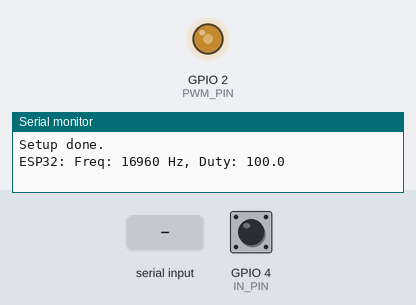
This program was run on a simulated ESP32. On the bench: output pins drawn as LEDs (lit = HIGH), the last lines printed to the serial monitor. Inputs (shaded band) come from the test bench; at power-on: GPIO 4 (IN_PIN) HIGH.

Above: at 1.2 s.
1.3 s: "d\n" received over Serial
At 1.7 s:
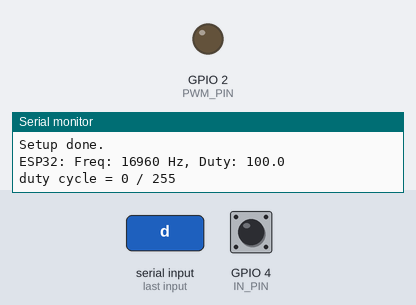
Timing chart, 0 to 4.3 s (numbered marks = the images above; inputs shaded):
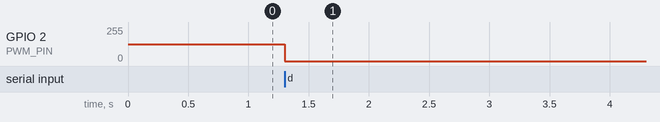

Measured:
- after the input at 1.3 s, GPIO 2 (PWM_PIN): 127/255 → 0/255 at once

The program:

main.cpp
```cpp
#include <Arduino.h>

const int PWM_BITS = 8;     // duty range 0-255
const int PWM_PIN = 2;      // onboard LED
const int IN_PIN = 4;       // connect to PWM_PIN with a jumper wire

const float REPORT_PER = 1.0f;

uint8_t duty = 127;
uint16_t freq = 5000;

uint8_t input_duty = 0;
uint16_t input_freq = 0;

volatile uint32_t input_rise = 0;
volatile uint32_t input_fall = 0;
volatile uint32_t input_period = 1;
volatile uint32_t input_lo = 0;

uint32_t _timestamp = 0;
uint32_t _delta = 0;

void isr_input_edge();

void setup()
{
	// Setup serial monitor
	Serial.begin(115200);

	// Setup GPIO and interrupt
	ledcAttach(PWM_PIN, freq, PWM_BITS);
	ledcWrite(PWM_PIN, duty);

	// Attach interrupts to measure frequency and duty cycle
	attachInterrupt(digitalPinToInterrupt(IN_PIN), isr_input_edge, CHANGE);

	Serial.println("\nSetup done.");
}

void changeDutyCycle(int value)
{
	// Limit `value` to [0, 255]
	if(!(0 <= value && value <= 255)) return;

	// Change duty cycle using `ledc`
	duty = value;
	ledcWrite(PWM_PIN, duty);
	Serial.printf("duty cycle = %d / 255\n", duty);

	return;
}

void changeFrequency(int value)
{
	// Limit `value` to [100, 10k]
	if(!(100 <= value && value <= 10000)) return;

	// Change duty cycle using `ledc`
	freq = value;
	ledcChangeFrequency(PWM_PIN, freq, PWM_BITS);
	Serial.printf("frequency = %d\n", freq);

	return;
}

/// @brief Change `duty` or `freq` in the Serial Interface.
///
///	Gets 'd' or 'f' and an INT.
void getSerialInput()
{
	// Returns true if you send data to the dev board through the terminal
	if(!Serial.available()) return;

	// PARAMS: [d|f INT]
	String buf = Serial.readStringUntil('\n');
	int s_int = buf.substring(1).toInt();

	if(buf.substring(0, 1) == "d")
		changeDutyCycle(s_int);

	if(buf.substring(0, 1) == "f")
		changeFrequency(s_int);

	return;
}

/// @brief This interrupt is configured to execute on any edge of input signal.
///
/// Sets `input_fall` and `input_period` in microseconds.
void isr_input_edge()
{
	uint32_t mus = micros();

	// FALLING EDGE
	if(!digitalRead(IN_PIN)) {
		input_period = mus - input_fall;
		input_fall = mus;
	} else

	// RISING EDGE
	{
		input_lo = mus - input_fall;
		input_rise = mus;
	}

	return;
}

/// @brief Write `input_freq` and `input_duty` to the serial monitor once per second.
void displayIncomingPWM()
{
	uint32_t ms = millis();
	_delta = ms - _timestamp;

	// If a second has not elapsed, return.
	if(_delta < (uint32_t)(REPORT_PER * 1000.0f)) return;

	// Frequency is the number of periods per second
	input_freq = 1000000UL / input_period;

	// Duty Cycle is the duration HI / Period, out of 255
	double input_duty_pc = 1.0 - ((double)input_lo / (double)input_period);
	input_duty = (uint8_t)(input_duty_pc * 255.0);

	Serial.printf("ESP32: Freq: %d Hz, Duty: %2.1lf\n", input_freq, input_duty_pc * 100.0);
	//Serial.printf("DC = %2.1lf = %d / %d\n", input_duty_pc * 100.0, input_lo, input_period);

	_timestamp = ms;
	return;
}

void loop()
{
	// Get the input from the serial monitor for changing frequency and duty cycle
	getSerialInput();

	// Display the incoming PWM signal's duty cycle and frequency
	displayIncomingPWM();
}
```
